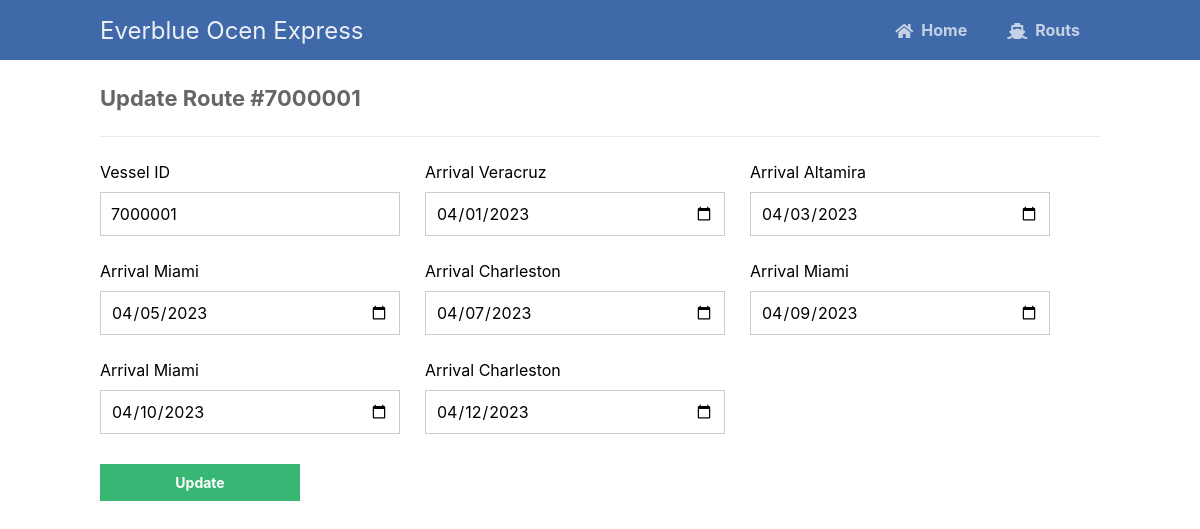
Page /updateroutes.php?id=7000001 on the committed database.
### tables this page shows
CREATE TABLE `vessel` (
  `IMO_No` int(11) NOT NULL,
  `Speed` int(11) NOT NULL,
  `Deadweight_Tonnage` int(11) NOT NULL,
  `Gross_Tonnage` int(11) NOT NULL,
  `Date_Built` date NOT NULL,
  `Breadth` float NOT NULL,
  `A_Veracruz` date NOT NULL,
  `A_Altamira` date NOT NULL,
  `A_Miami` date NOT NULL,
  `A_Charleston` date NOT NULL,
  `A_Antwerp` date NOT NULL,
  `A_LeHavre` date NOT NULL,
  `A_Houston` date NOT NULL,
  `D_Veracruz` date NOT NULL,
  `D_Altamira` date NOT NULL,
  `D_Miami` date NOT NULL,
  `D_Charleston` date NOT NULL,
  `D_Antwerp` date NOT NULL,
  `D_LeHavre` date NOT NULL,
  `D_Houston` date NOT NULL,
  `Type_No` varchar(11) DEFAULT NULL
);

### updateroutes.php (the view, shortened to what this page needs)
<?php
include 'functions.php';
$pdo = pdo_connect_mysql();
if (isset($_GET['id'])) {
    $stmt = $pdo->prepare('SELECT * FROM vessel WHERE IMO_No = ?');
    $stmt->execute([$_GET['id']]);
    $contact = $stmt->fetch(PDO::FETCH_ASSOC);
} else {
    exit('No IMO_No specified!');
}
?>
<?=template_header('Read')?>
<div class="content update">
	<h2>Update Route #<?=$contact['IMO_No']?></h2>
    <form action="updateroutes.php?id=<?=$contact['IMO_No']?>" method="post">
        <label for="IMO_No">Vessel ID</label>
        <label for="A_Veracruz">Arrival Veracruz</label>
        <label for="A_Altamira">Arrival Altamira </label>
        <input type="text" name="IMO_No" value="<?=$contact['IMO_No']?>" id="IMO_No">
        <input type="date" name="A_Veracruz" value="<?=$contact['A_Veracruz']?>" id="A_Veracruz">
        <input type="date" name="A_Altamira" value="<?=$contact['A_Altamira']?>" id="A_Altamira">
        <label for="A_Miami">Arrival Miami </label>
        <label for="A_Charleston">Arrival Charleston </label>
        <label for="A_Miami">Arrival Miami </label>
        <input type="date" name="A_Miami" value="<?=$contact['A_Miami']?>" id="A_Miami">
        <input type="date" name="A_Charleston" value="<?=$contact['A_Charleston']?>" id="A_Charleston">
        <input type="date" name="A_Antwerp" value="<?=$contact['A_Antwerp']?>" id="A_Antwerp">
        <label for="A_LeHavre">Arrival Miami </label>
        <label for="A_Houston">Arrival Charleston </label>
        <label for="A_Houston"> </label>
        <input type="date" name="A_LeHavre" value="<?=$contact['A_LeHavre']?>" id="A_LeHavre">
        <input type="date" name="A_Houston" value="<?=$contact['A_Houston']?>" id="A_Houston">
        <label for="A_Houston"> </label>
        <input type="submit" value="Update">
    </form>
</div>
<?=template_footer()?>

### style.css (style rules this page uses)
* { box-sizing: border-box; font-family: -apple-system, BlinkMacSystemFont, "segoe ui", roboto, oxygen, ubuntu, cantarell, "fira sans", "droid sans", "helvetica neue", Arial, sans-serif; font-size: 16px; -webkit-font-smoothing: antialiased; -moz-osx-font-smoothing: grayscale; }
body { background-color: #FFFFFF; margin: 0; }
.content { width: 1000px; margin: 0 auto; }
.content h2 { margin: 0; padding: 25px 0; font-size: 22px; border-bottom: 1px solid #ebebeb; color: #666666; }
.update form { padding: 15px 0; display: flex; flex-flow: wrap; }
.update form label { display: inline-flex; width: 300px; padding: 10px 0; margin-right: 25px; }
.update form input { padding: 10px; width: 300px; margin-right: 25px; margin-bottom: 15px; border: 1px solid #cccccc; }
.update form input[type="submit"] { display: block; background-color: #38b673; border: 0; font-weight: bold; font-size: 14px; color: #FFFFFF; cursor: pointer; width: 200px; margin-top: 15px; }

### rows in the picture
vessel: IMO_No "7000001", A_Veracruz "04/01/2023", A_Altamira "04/03/2023", A_Miami "04/05/2023", A_Charleston "04/07/2023", A_Antwerp "04/09/2023", A_LeHavre "04/10/2023", A_Houston "04/12/2023"
